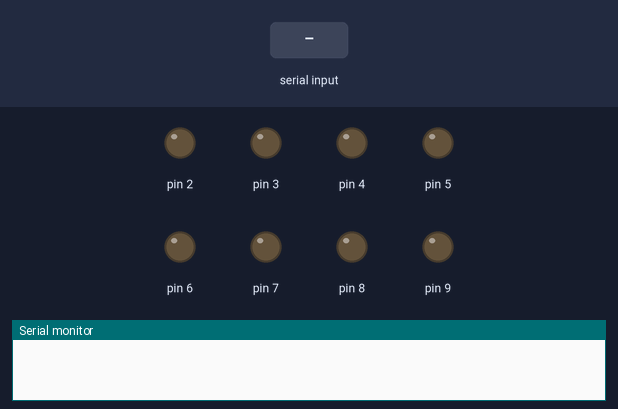
Bench run of a sketch on a simulated Arduino Uno, built with avr-gcc and run on an emulated ATmega328P. On the bench: output pins drawn as LEDs (lit = HIGH), the last lines printed to the serial monitor. The inputs (shaded band) are chosen by the test bench.

Above: at 1.2 s.
1.3 s: "90,45\n" received over Serial
At 2.5 s:
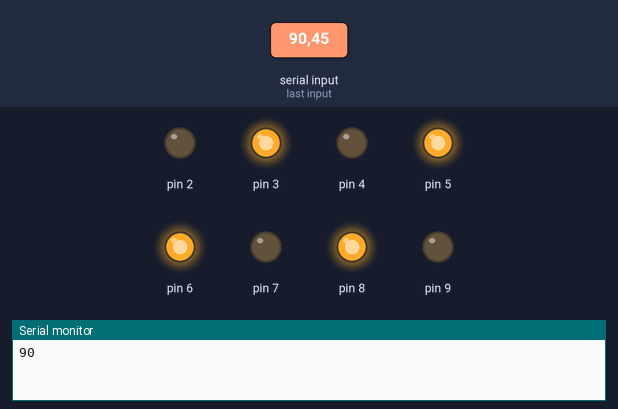
2.8 s: "30,150\n" received over Serial
At 3.8 s:
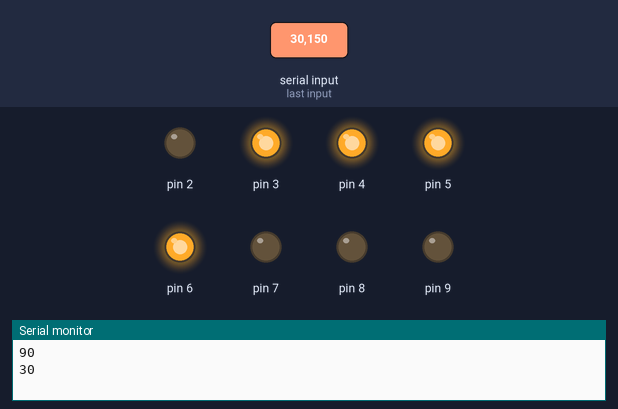
4.3 s: "5\n" received over Serial
At 4.7 s:
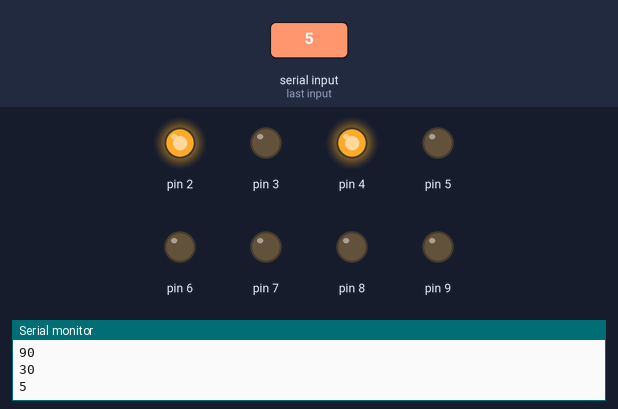
5.8 s: "200\n" received over Serial
At 7.0 s:
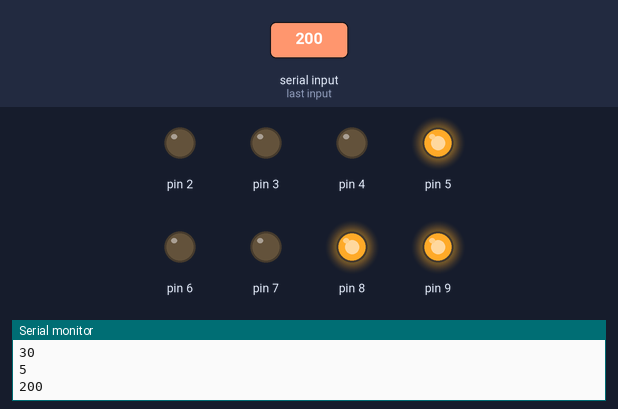
7.3 s: "90\n" received over Serial
At 8.3 s:
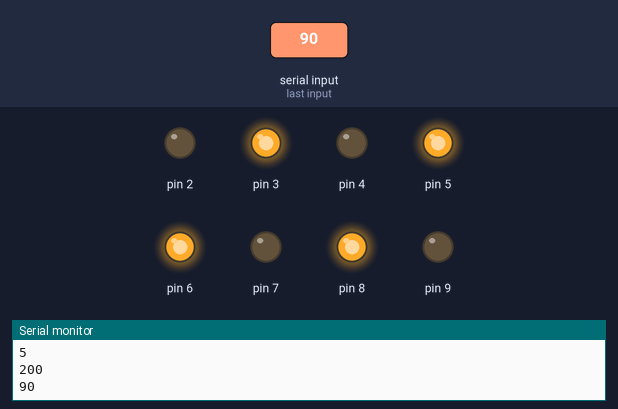
Timing chart, 0 to 9.8 s (numbered marks = the images above; inputs shaded):
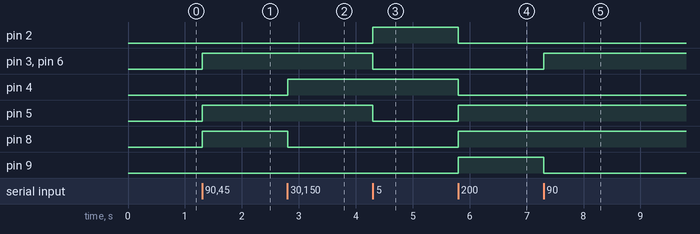

Measured:
- after the input at 1.3 s, pin 3, pin 5, pin 6, pin 8: LOW → HIGH at once
- after the input at 2.8 s, pin 4: LOW → HIGH at once; pin 8: HIGH → LOW at once
- after the input at 4.3 s, pin 2: LOW → HIGH at once; pin 3, pin 5, pin 6: HIGH → LOW at once
- after the input at 5.8 s, pin 2, pin 4: HIGH → LOW at once; pin 5, pin 8, pin 9: LOW → HIGH at once
- after the input at 7.3 s, pin 3, pin 6: LOW → HIGH at once; pin 9: HIGH → LOW at once

The sketch:

BinaryConversion.ino
```cpp
void setup() {
  Serial.begin(9600);
  pinMode(2,OUTPUT);
  pinMode(3,OUTPUT);
  pinMode(4,OUTPUT);
  pinMode(5,OUTPUT);
  pinMode(6,OUTPUT);
  pinMode(7,OUTPUT);
  pinMode(8,OUTPUT);
  pinMode(9,OUTPUT);
}

String received = "";
int wartosc = 0;

void loop() {
  if(Serial.available() > 0)
  {
    received = Serial.readStringUntil('\n');
    wartosc = received.toInt();
    Serial.println(wartosc);
    for(int i = 2; i <=9; i++)
    {
      if(wartosc%2)
      {
        digitalWrite(i, HIGH);
      }
      else
      {
        digitalWrite(i, LOW);
      }
      wartosc = wartosc/2;
    }
  }
}
```
